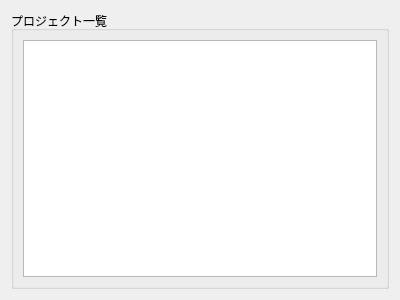
<?xml version="1.0" encoding="UTF-8"?>
<ui version="4.0">
 <class>ProNameListUiRoot</class>
 <widget class="QWidget" name="ProNameListUiRoot">
  <property name="enabled">
   <bool>true</bool>
  </property>
  <property name="geometry">
   <rect>
    <x>0</x>
    <y>0</y>
    <width>400</width>
    <height>300</height>
   </rect>
  </property>
  <property name="windowTitle">
   <string>Form</string>
  </property>
  <layout class="QHBoxLayout" name="horizontalLayout_2">
   <item>
    <widget class="QGroupBox" name="groupBox">
     <property name="title">
      <string>プロジェクト一覧</string>
     </property>
     <layout class="QHBoxLayout" name="horizontalLayout">
      <item>
       <widget class="QListView" name="listView">
        <property name="editTriggers">
         <set>QAbstractItemView::NoEditTriggers</set>
        </property>
       </widget>
      </item>
     </layout>
    </widget>
   </item>
  </layout>
 </widget>
 <resources/>
 <connections/>
</ui>
